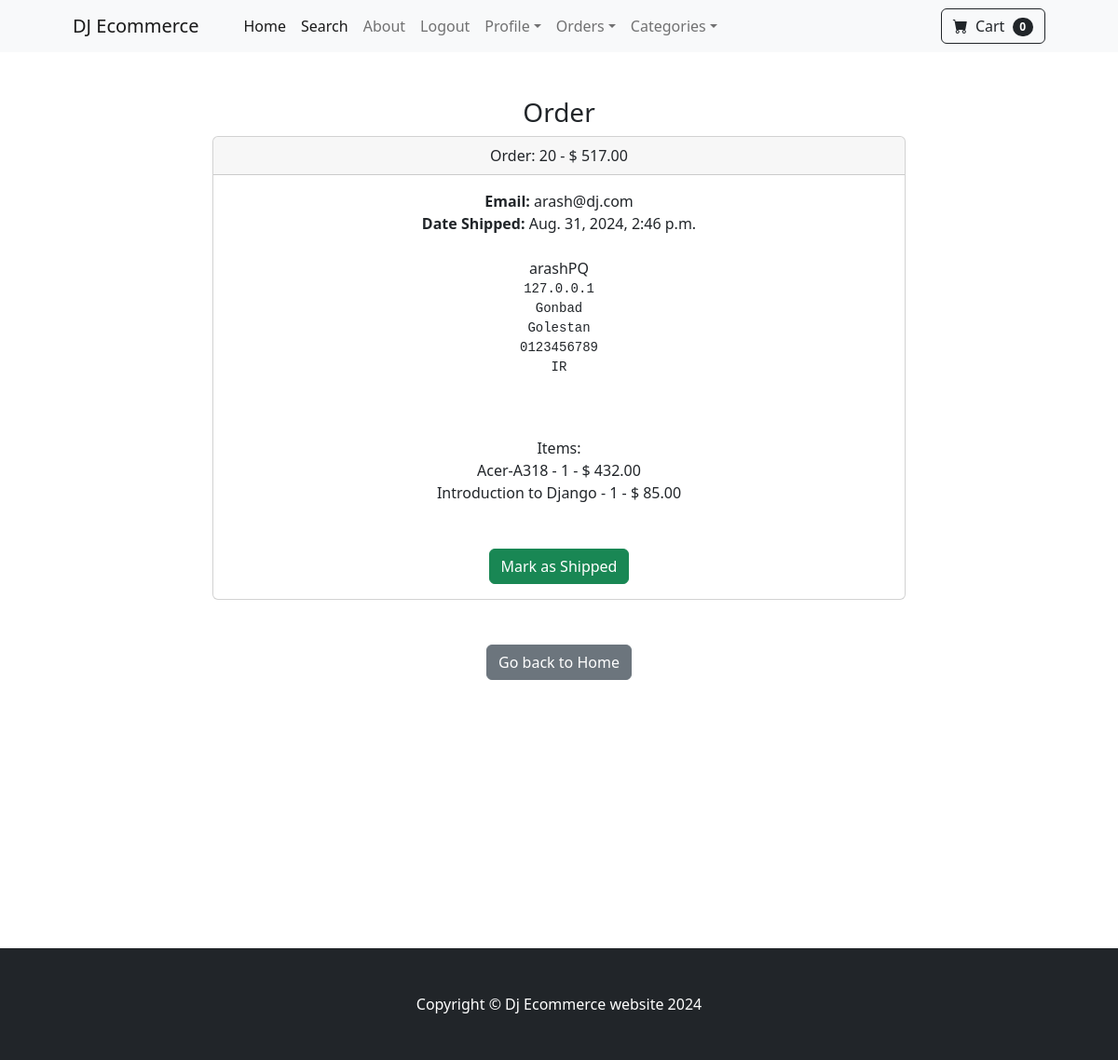
Screenshot of /payment/order/20/ (signed in) with the database file from the repository.
### payment/models.py (models this page shows, shortened)
class Order(models.Model):
    user = models.ForeignKey(User, on_delete=models.CASCADE, null=True, blank=True)
    full_name = models.CharField(max_length=256)
    email = models.EmailField()
    shipping_address = models.TextField(max_length=2500)
    amount_paid = models.DecimalField(max_digits=8, decimal_places=2)
    date_order = models.DateTimeField(auto_now_add=True)
    shipped = models.BooleanField(default=False)
    date_shipped = models.DateTimeField(blank=True, null=True)

class OrderItems(models.Model):
    order = models.ForeignKey(Order, on_delete=models.CASCADE, null=True)
    products = models.ForeignKey(Product, on_delete=models.CASCADE, null=True)
    user = models.ForeignKey(User, on_delete=models.CASCADE, null=True, blank=True)
    quantity = models.PositiveBigIntegerField(default=1)
    price = models.DecimalField(max_digits=8, decimal_places=2)

### store/models.py (models this page shows)
class Product(models.Model):
    name = models.CharField(max_length=64)
    price = models.DecimalField(default=0, decimal_places=2, max_digits=8)
    category = models.ForeignKey(Category, on_delete=models.CASCADE, default=1)
    description = models.CharField(max_length=256, default='', blank=True, null=True)
    image = models.ImageField(upload_to='uploads/product-image/')      # media/uploads/product-image
    is_sale = models.BooleanField(default=False)
    sale_price = models.DecimalField(default=0, decimal_places=2, max_digits=8)
    def __str__(self):
        return self.name

### payment/views.py (the view, shortened to what this page needs)
# urls.py: path('order/<int:pk>/', views.orders, name='orders'),
def orders(request, pk):
    if request.user.is_authenticated and request.user.is_superuser:
        orders = Order.objects.get(id=pk)
        items = OrderItems.objects.filter(order=pk)
        return render(request, 'payment/order_detail.html', {
            "orders": orders,
            "items": items,
        })
    else:
        messages.error(request, ("Oops!!... Access Denied !!"))
        return redirect('store:index')

### cart/cart.py (called while the page is built)
    def __len__(self):
        return len(self.cart)

### cart/context_processors.py (called while the page is built)
def cart(request):
    return {'cart': Cart(request)}

### payment/templates/payment/order_detail.html (shortened to what this page needs)
{% extends "base.html" %}
{% load static %}
{% block content %}
    <div class="container">
        <div class="row">
            <center>
                <div class="col-8">
                    <br><br>
                    <h3>Order</h3>
                    <div class="card">
                        <div class="card-header">
                            Order: {{ orders.id }} - $ {{ orders.amount_paid }}
                        </div>
                        <div class="card-body">
                            <strong>Email:</strong> {{ orders.email }}<br>
                            {% if orders.date_shipped %}
                                <strong>Date Shipped:</strong> {{ orders.date_shipped }}<br>
                            {% else %}
                                <strong>Date Ordered:</strong> {{ orders.date_order }}<br>
                            {% endif %}
                            <br>
                            {{ orders.full_name }}<br>
                            <pre>{{ orders.shipping_address }}</pre>
                            <br><br>
                            Items: <br>
                            {% for item in items %}
                                {{ item.products }} - {{ item.quantity }} - $ {{ item.price }}<br>
                            {% endfor %}
                            <br><br>
                            {% if not orders.shipped %}
                            <form method="POST" action="">
                                <button type="submit" class="btn btn-success">
                                    Mark as Shipped
                                </button>
                            </form>
                            {% endif %}
                        </div>
                      </div><br><br>
                      <a href="{% url "store:index" %}" class="btn btn-secondary">Go back to Home</a>
                </div>
            </center>
        </div>
        <br><br><br><br><br><br>
        <br><br><br><br><br><br>
    </div>
{% endblock content %}

### rows the page displays
Order: id "20", amount_paid "517.00", email "arash@dj.com", date_shipped "Aug. 31, 2024, 2:46 p.m.", full_name "arashPQ", shipping_address "127.0.0.1 Gonbad Golestan 0123456789 IR"
OrderItems: products "Acer-A318", quantity "1", price "432.00"
OrderItems: products "Introduction to Django", quantity "1", price "85.00"

### other values shown
{{ cart|length }} "0"
